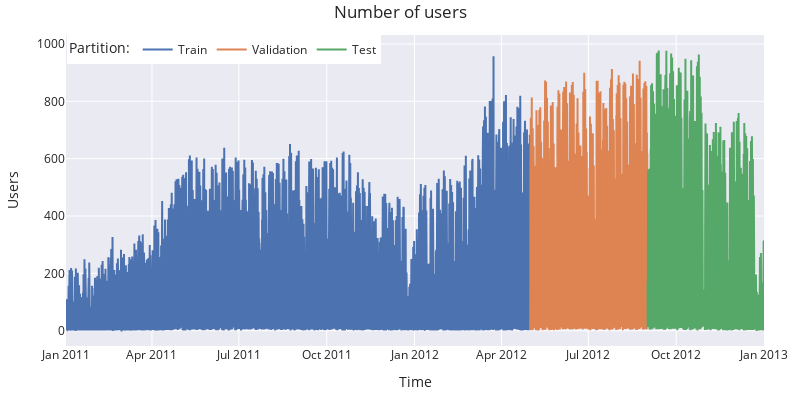

Write notebook code for a chart like this one.
### Code cell
# Interactive plot of time series
# ==============================================================================
fig = go.Figure()
fig.add_trace(go.Scatter(x=data_train.index, y=data_train['users'], mode='lines', name='Train'))
fig.add_trace(go.Scatter(x=data_val.index, y=data_val['users'], mode='lines', name='Validation'))
fig.add_trace(go.Scatter(x=data_test.index, y=data_test['users'], mode='lines', name='Test'))
fig.update_layout(
    title  = 'Number of users',
    xaxis_title="Time",
    yaxis_title="Users",
    legend_title="Partition:",
    width=800,
    height=400,
    margin=dict(l=20, r=20, t=35, b=20),
    legend=dict(orientation="h", yanchor="top", y=1, xanchor="left", x=0.001)
)
#fig.update_xaxes(rangeslider_visible=True)
fig.show()

### Figure 1 — Plotly figure (JSON) as saved in the notebook; plotly's stock layout.template omitted (floating-point values rounded to 4 significant figures; data arrays with more than 128 entries replaced by an {"elided": "..."} marker saying what was removed)
{"data": [{"mode": "lines", "name": "Train", "type": "scatter", "x": {"elided": "11664 str values"}, "y": {"elided": "11664 float values"}}, {"mode": "lines", "name": "Validation", "type": "scatter", "x": {"elided": "2952 str values"}, "y": {"elided": "2952 float values"}}, {"mode": "lines", "name": "Test", "type": "scatter", "x": {"elided": "2928 str values"}, "y": {"elided": "2928 float values"}}], "layout": {"height": 400, "legend": {"orientation": "h", "title": {"text": "Partition:"}, "x": 0.001, "xanchor": "left", "y": 1, "yanchor": "top"}, "margin": {"b": 20, "l": 20, "r": 20, "t": 35}, "title": {"text": "Number of users"}, "width": 800, "xaxis": {"title": {"text": "Time"}}, "yaxis": {"title": {"text": "Users"}}}}
